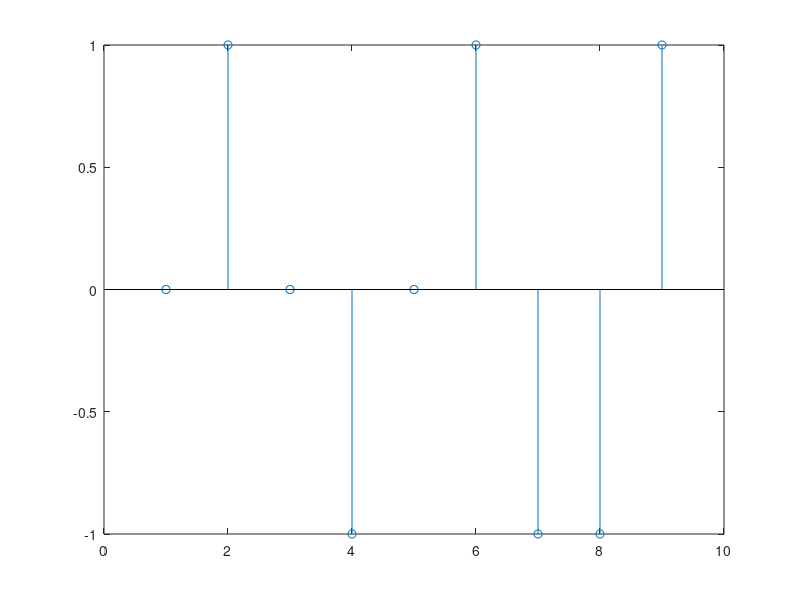

Write MATLAB code to recreate this figure.

sum=0;
h=[0,0,0,0,0,1,-1,0,1,-1,0,0,0,0,0];
x=[0,0,0,0,0,0, 1,1,0,-1,0,0,0,0,0];
i=1;

for n=6:14 %rango de iteracion
   for k=6:10 
       
    sum=sum+ x(k)*h((n-k)+6); 
  
    
   end
   y(i)=sum;
   i=i+1;
   sum=0;
end
y
stem(y);


% j=[1,-1,0,1,-1];
% w=[0, 1,1,0,-1];
% e=conv(w,j);
% e;
%    0     1     0    -1     0     1    -1    -1     1

